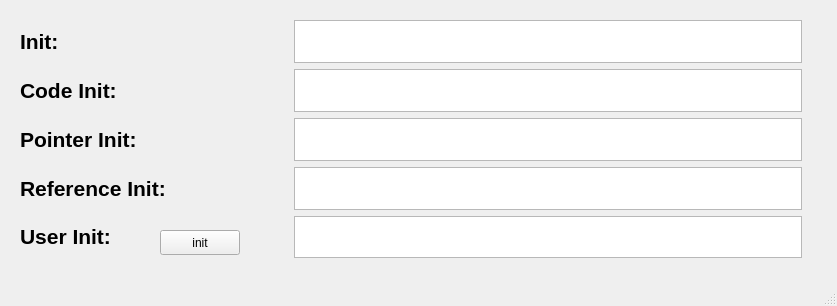
<?xml version="1.0" encoding="UTF-8"?>
<ui version="4.0">
 <class>MainWindow</class>
 <widget class="QMainWindow" name="MainWindow">
  <property name="geometry">
   <rect>
    <x>0</x>
    <y>0</y>
    <width>837</width>
    <height>306</height>
   </rect>
  </property>
  <property name="windowTitle">
   <string>MainWindow</string>
  </property>
  <widget class="QWidget" name="centralwidget">
   <widget class="QTextBrowser" name="textBrowser_5">
    <property name="geometry">
     <rect>
      <x>294</x>
      <y>216</y>
      <width>508</width>
      <height>42</height>
     </rect>
    </property>
   </widget>
   <widget class="QTextBrowser" name="textBrowser_3">
    <property name="geometry">
     <rect>
      <x>294</x>
      <y>118</y>
      <width>508</width>
      <height>43</height>
     </rect>
    </property>
   </widget>
   <widget class="QTextBrowser" name="textBrowser_4">
    <property name="geometry">
     <rect>
      <x>294</x>
      <y>167</y>
      <width>508</width>
      <height>43</height>
     </rect>
    </property>
   </widget>
   <widget class="QLabel" name="label">
    <property name="geometry">
     <rect>
      <x>20</x>
      <y>20</y>
      <width>96</width>
      <height>43</height>
     </rect>
    </property>
    <property name="text">
     <string>&lt;html&gt;&lt;head/&gt;&lt;body&gt;&lt;p&gt;&lt;span style=&quot; font-size:16pt; font-weight:700;&quot;&gt;Init: &lt;/span&gt;&lt;/p&gt;&lt;/body&gt;&lt;/html&gt;</string>
    </property>
   </widget>
   <widget class="QLabel" name="label_2">
    <property name="geometry">
     <rect>
      <x>20</x>
      <y>69</y>
      <width>182</width>
      <height>43</height>
     </rect>
    </property>
    <property name="text">
     <string>&lt;html&gt;&lt;head/&gt;&lt;body&gt;&lt;p&gt;&lt;span style=&quot; font-size:16pt; font-weight:700;&quot;&gt;Code Init: &lt;/span&gt;&lt;/p&gt;&lt;/body&gt;&lt;/html&gt;</string>
    </property>
   </widget>
   <widget class="QLabel" name="label_4">
    <property name="geometry">
     <rect>
      <x>20</x>
      <y>167</y>
      <width>268</width>
      <height>43</height>
     </rect>
    </property>
    <property name="text">
     <string>&lt;html&gt;&lt;head/&gt;&lt;body&gt;&lt;p&gt;&lt;span style=&quot; font-size:16pt; font-weight:700;&quot;&gt;Reference Init: &lt;/span&gt;&lt;/p&gt;&lt;/body&gt;&lt;/html&gt;</string>
    </property>
   </widget>
   <widget class="QTextBrowser" name="textBrowser">
    <property name="geometry">
     <rect>
      <x>294</x>
      <y>20</y>
      <width>508</width>
      <height>43</height>
     </rect>
    </property>
   </widget>
   <widget class="QLabel" name="label_5">
    <property name="geometry">
     <rect>
      <x>20</x>
      <y>216</y>
      <width>96</width>
      <height>42</height>
     </rect>
    </property>
    <property name="text">
     <string>&lt;html&gt;&lt;head/&gt;&lt;body&gt;&lt;p&gt;&lt;span style=&quot; font-size:16pt; font-weight:700;&quot;&gt;User Init: &lt;/span&gt;&lt;/p&gt;&lt;/body&gt;&lt;/html&gt;</string>
    </property>
   </widget>
   <widget class="QPushButton" name="pushButton">
    <property name="geometry">
     <rect>
      <x>160</x>
      <y>230</y>
      <width>80</width>
      <height>25</height>
     </rect>
    </property>
    <property name="text">
     <string>init</string>
    </property>
   </widget>
   <widget class="QTextBrowser" name="textBrowser_2">
    <property name="geometry">
     <rect>
      <x>294</x>
      <y>69</y>
      <width>508</width>
      <height>43</height>
     </rect>
    </property>
   </widget>
   <widget class="QLabel" name="label_3">
    <property name="geometry">
     <rect>
      <x>20</x>
      <y>118</y>
      <width>182</width>
      <height>43</height>
     </rect>
    </property>
    <property name="text">
     <string>&lt;html&gt;&lt;head/&gt;&lt;body&gt;&lt;p&gt;&lt;span style=&quot; font-size:16pt; font-weight:700;&quot;&gt;Pointer Init: &lt;/span&gt;&lt;/p&gt;&lt;/body&gt;&lt;/html&gt;</string>
    </property>
   </widget>
  </widget>
  <widget class="QMenuBar" name="menubar">
   <property name="geometry">
    <rect>
     <x>0</x>
     <y>0</y>
     <width>837</width>
     <height>22</height>
    </rect>
   </property>
  </widget>
  <widget class="QStatusBar" name="statusbar"/>
 </widget>
 <resources/>
 <connections/>
</ui>
